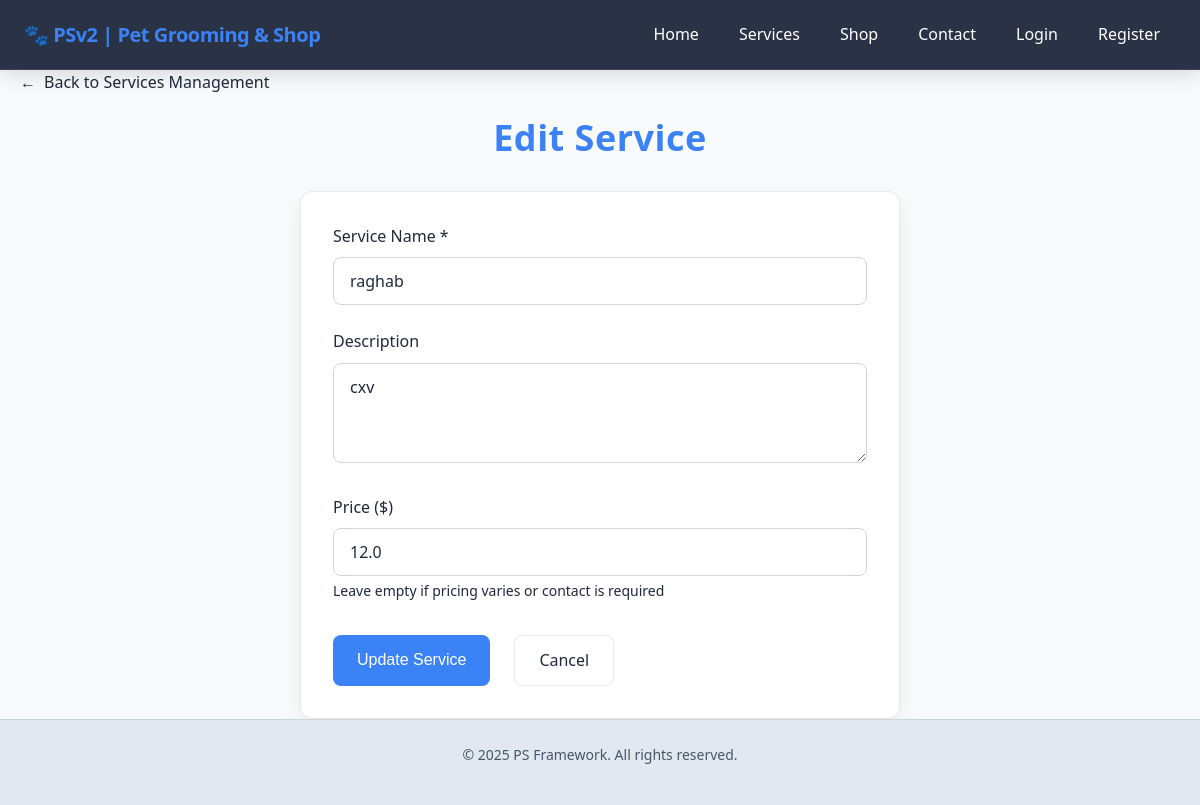
The app's page /admin/services/edit/3 with its own data.
### app/models.py (models this page shows, shortened)
class Service(db.Model):
    id = db.Column(db.Integer, primary_key=True)
    name = db.Column(db.String(100), nullable=False)
    description = db.Column(db.Text)
    price = db.Column(db.Float)

### app/routes/admin/services.py (the view)
@admin_services_bp.route('/edit/<int:id>', methods=['GET'])
def edit_service(id):
    service = Service.query.get_or_404(id)
    return render_template('admin/edit_service.html', service=service)

### app/templates/admin/edit_service.html (shortened to what this page needs)
{% extends "base.html" %}
{% block content %}
<a href="/admin/services" class="back-link">Back to Services Management</a>
<div class="page-header">
    <h1 class="page-title">Edit Service</h1>
</div>
<div class="form-container">
    <form method="POST" action="{{ url_for('admin_services.update_service', id=service.id) }}">
        <div class="form-group">
            <label for="name">
                Service Name <span class="required">*</span>
            </label>
            <input
                type="text"
                id="name"
                name="name"
                required
                placeholder="e.g., Dog Grooming, Website Design"
                value="{{ request.form.name if request.form.name else service.name }}"
            >
        </div>
        <div class="form-group">
            <label for="description">
                Description
            </label>
            <textarea
                id="description"
                name="description"
                placeholder="Describe your service offering..."
            >{{ request.form.description if request.form.description else (service.description or '') }}</textarea>
        </div>
        <div class="form-group">
            <label for="price">
                Price ($)
            </label>
            <input
                type="number"
                id="price"
                name="price"
                step="0.01"
                min="0"
                placeholder="0.00"
                value="{{ request.form.price if request.form.price else (service.price or '') }}"
            >
            <small>Leave empty if pricing varies or contact is required</small>
        </div>
        <div class="form-actions">
            <button type="submit" class="btn btn-primary">
                Update Service
            </button>
            <a href="/admin/services" class="btn btn-secondary">
                Cancel
            </a>
        </div>
    </form>
</div>
{% endblock %}

### app/static/css/base.css (style rules this page uses)
* { margin: 0; padding: 0; box-sizing: border-box; }
:root { --bg-primary: #0f172a; --bg-secondary: #1e293b; --text-primary: #f1f5f9; --text-secondary: #cbd5e1; --accent: #93c5fd; --accent-hover: #60a5fa; --border: rgba(241, 245, 249, 0.1); --shadow: rgba(0, 0, 0, 0.25); --blur-bg: rgba(30, 41, 59, 0.9); --navbar-bg: rgba(30, 41, 59, 0.95); --brand-primary: #3b82f6; --brand-secondary: #1e40af; --brand-accent: #60a5fa; }
html { scroll-behavior: smooth; }
body { font-family: 'Segoe UI', Tahoma, Geneva, Verdana, sans-serif; background: var(--bg-primary); color: var(--text-primary); line-height: 1.6; min-height: 100vh; display: flex; flex-direction: column; }
h1, h2, h3, h4, h5, h6 { font-weight: 600; line-height: 1.2; margin-bottom: 0.5em; }
a { color: var(--accent); text-decoration: none; transition: color 0.3s ease; }
.btn { display: inline-block; padding: 12px 24px; font-weight: 500; text-align: center; border: none; border-radius: 8px; cursor: pointer; transition: all 0.3s ease; text-decoration: none; font-size: 16px; }
.btn-primary { background: var(--accent); color: white; }
.btn-secondary { background: var(--bg-secondary); color: var(--text-primary); border: 1px solid var(--border); }
@media (prefers-color-scheme: light) { :root { --bg-primary: #f8fafc; --bg-secondary: #e2e8f0; --text-primary: #1e293b; --text-secondary: #475569; --accent: #3b82f6; --accent-hover: #2563eb; --border: rgba(30, 41, 59, 0.1); --shadow: rgba(0, 0, 0, 0.1); --blur-bg: rgba(248, 250, 252, 0.8); } }

### app/templates/admin/edit_service.html (style rules this page uses)
.page-header { text-align: center; margin-bottom: 32px; }
.page-title { font-size: clamp(28px, 5vw, 36px); letter-spacing: 0.5px; margin: 0 0 16px; color: var(--accent); }
.form-container { background: linear-gradient(180deg, rgba(255,255,255,0.04), rgba(255,255,255,0.02)); border: 1px solid var(--border); border-radius: 12px; padding: 32px; box-shadow: 0 10px 30px rgba(0,0,0,0.35); max-width: 600px; margin: 0 auto; }
.form-group { margin-bottom: 24px; }
.form-group label { display: block; margin-bottom: 8px; font-weight: 500; color: var(--text); }
.required { color: var(--error); }
.form-group input[type="text"], .form-group input[type="number"], .form-group textarea { width: 100%; padding: 12px 16px; border: 1px solid var(--border); border-radius: 8px; background: rgba(255,255,255,0.05); color: var(--text); font-size: 16px; transition: all 0.2s; font-family: inherit; }
.form-group textarea { resize: vertical; min-height: 100px; }
.form-group small { color: var(--muted); font-size: 14px; margin-top: 4px; display: block; }
.btn { display: inline-block; padding: 12px 24px; border: none; border-radius: 8px; font-size: 16px; font-weight: 500; text-decoration: none; cursor: pointer; transition: all 0.2s; margin-right: 12px; }
.btn-primary { background: var(--accent); color: white; }
.btn-secondary { background: transparent; color: var(--muted); border: 1px solid var(--border); }
.form-actions { display: flex; gap: 12px; margin-top: 32px; }
.back-link { display: inline-flex; align-items: center; text-decoration: none; color: var(--muted); margin-bottom: 20px; transition: color 0.2s; }
.back-link::before { content: "← "; margin-right: 8px; }
@media (prefers-color-scheme: light) { .form-container { background: #fff; box-shadow: 0 10px 24px rgba(2,6,23,0.06); } }
@media (prefers-color-scheme: light) { .form-group input[type="text"], .form-group input[type="number"], .form-group textarea { background: #ffffff; border-color: #d1d5db; } }

### records on screen
Service: name "raghab", description "cxv", price "12.0"
